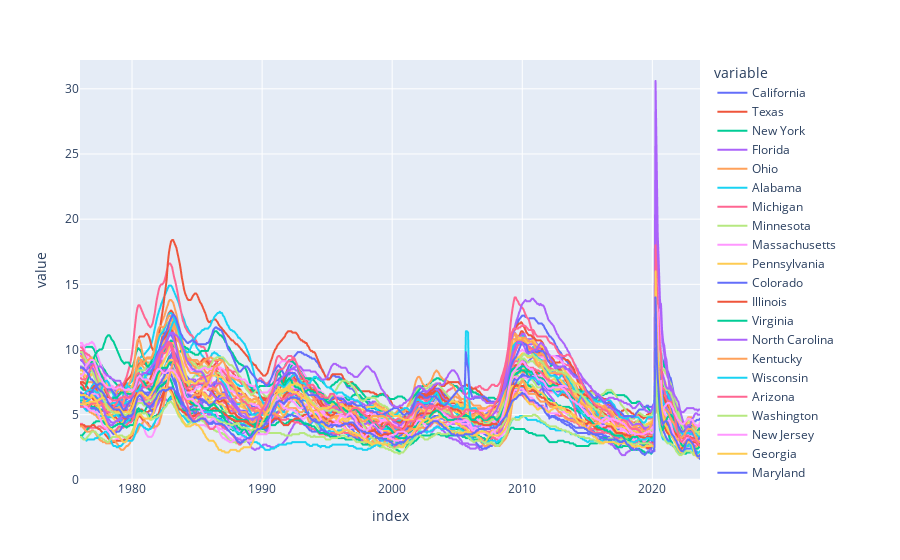

The code cell stored with this chart in its notebook:
### Code cell
px.line(uemp_states)

### Figure 1 — Plotly figure (JSON) as saved in the notebook; plotly's stock layout.template omitted (floating-point values rounded to 4 significant figures; data arrays with more than 128 entries replaced by an {"elided": "..."} marker saying what was removed)
{"data": [{"hovertemplate": "variable=California<br>index=%{x}<br>value=%{y}<extra></extra>", "legendgroup": "California", "line": {"color": "#636efa", "dash": "solid"}, "marker": {"symbol": "circle"}, "mode": "lines", "name": "California", "showlegend": true, "type": "scattergl", "x": {"elided": "573 str values"}, "xaxis": "x", "y": {"elided": "573 float values"}, "yaxis": "y"}, {"hovertemplate": "variable=Texas<br>index=%{x}<br>value=%{y}<extra></extra>", "legendgroup": "Texas", "line": {"color": "#EF553B", "dash": "solid"}, "marker": {"symbol": "circle"}, "mode": "lines", "name": "Texas", "showlegend": true, "type": "scattergl", "x": {"elided": "573 str values"}, "xaxis": "x", "y": {"elided": "573 float values"}, "yaxis": "y"}, {"hovertemplate": "variable=New York<br>index=%{x}<br>value=%{y}<extra></extra>", "legendgroup": "New York", "line": {"color": "#00cc96", "dash": "solid"}, "marker": {"symbol": "circle"}, "mode": "lines", "name": "New York", "showlegend": true, "type": "scattergl", "x": {"elided": "573 str values"}, "xaxis": "x", "y": {"elided": "573 float values"}, "yaxis": "y"}, {"hovertemplate": "variable=Florida<br>index=%{x}<br>value=%{y}<extra></extra>", "legendgroup": "Florida", "line": {"color": "#ab63fa", "dash": "solid"}, "marker": {"symbol": "circle"}, "mode": "lines", "name": "Florida", "showlegend": true, "type": "scattergl", "x": {"elided": "573 str values"}, "xaxis": "x", "y": {"elided": "573 float values"}, "yaxis": "y"}, {"hovertemplate": "variable=Ohio<br>index=%{x}<br>value=%{y}<extra></extra>", "legendgroup": "Ohio", "line": {"color": "#FFA15A", "dash": "solid"}, "marker": {"symbol": "circle"}, "mode": "lines", "name": "Ohio", "showlegend": true, "type": "scattergl", "x": {"elided": "573 str values"}, "xaxis": "x", "y": {"elided": "573 float values"}, "yaxis": "y"}, {"hovertemplate": "variable=Alabama<br>index=%{x}<br>value=%{y}<extra></extra>", "legendgroup": "Alabama", "line": {"color": "#19d3f3", "dash": "solid"}, "marker": {"symbol": "circle"}, "mode": "lines", "name": "Alabama", "showlegend": true, "type": "scattergl", "x": {"elided": "573 str values"}, "xaxis": "x", "y": {"elided": "573 float values"}, "yaxis": "y"}, {"hovertemplate": "variable=Michigan<br>index=%{x}<br>value=%{y}<extra></extra>", "legendgroup": "Michigan", "line": {"color": "#FF6692", "dash": "solid"}, "marker": {"symbol": "circle"}, "mode": "lines", "name": "Michigan", "showlegend": true, "type": "scattergl", "x": {"elided": "573 str values"}, "xaxis": "x", "y": {"elided": "573 float values"}, "yaxis": "y"}, {"hovertemplate": "variable=Minnesota<br>index=%{x}<br>value=%{y}<extra></extra>", "legendgroup": "Minnesota", "line": {"color": "#B6E880", "dash": "solid"}, "marker": {"symbol": "circle"}, "mode": "lines", "name": "Minnesota", "showlegend": true, "type": "scattergl", "x": {"elided": "573 str values"}, "xaxis": "x", "y": {"elided": "573 float values"}, "yaxis": "y"}, {"hovertemplate": "variable=Massachusetts<br>index=%{x}<br>value=%{y}<extra></extra>", "legendgroup": "Massachusetts", "line": {"color": "#FF97FF", "dash": "solid"}, "marker": {"symbol": "circle"}, "mode": "lines", "name": "Massachusetts", "showlegend": true, "type": "scattergl", "x": {"elided": "573 str values"}, "xaxis": "x", "y": {"elided": "573 float values"}, "yaxis": "y"}, {"hovertemplate": "variable=Pennsylvania<br>index=%{x}<br>value=%{y}<extra></extra>", "legendgroup": "Pennsylvania", "line": {"color": "#FECB52", "dash": "solid"}, "marker": {"symbol": "circle"}, "mode": "lines", "name": "Pennsylvania", "showlegend": true, "type": "scattergl", "x": {"elided": "573 str values"}, "xaxis": "x", "y": {"elided": "573 float values"}, "yaxis": "y"}, {"hovertemplate": "variable=Colorado<br>index=%{x}<br>value=%{y}<extra></extra>", "legendgroup": "Colorado", "line": {"color": "#636efa", "dash": "solid"}, "marker": {"symbol": "circle"}, "mode": "lines", "name": "Colorado", "showlegend": true, "type": "scattergl", "x": {"elided": "573 str values"}, "xaxis": "x", "y": {"elided": "573 float values"}, "yaxis": "y"}, {"hovertemplate": "variable=Illinois<br>index=%{x}<br>value=%{y}<extra></extra>", "legendgroup": "Illinois", "line": {"color": "#EF553B", "dash": "solid"}, "marker": {"symbol": "circle"}, "mode": "lines", "name": "Illinois", "showlegend": true, "type": "scattergl", "x": {"elided": "573 str values"}, "xaxis": "x", "y": {"elided": "573 float values"}, "yaxis": "y"}, {"hovertemplate": "variable=Virginia<br>index=%{x}<br>value=%{y}<extra></extra>", "legendgroup": "Virginia", "line": {"color": "#00cc96", "dash": "solid"}, "marker": {"symbol": "circle"}, "mode": "lines", "name": "Virginia", "showlegend": true, "type": "scattergl", "x": {"elided": "573 str values"}, "xaxis": "x", "y": {"elided": "573 float values"}, "yaxis": "y"}, {"hovertemplate": "variable=North Carolina<br>index=%{x}<br>value=%{y}<extra></extra>", "legendgroup": "North Carolina", "line": {"color": "#ab63fa", "dash": "solid"}, "marker": {"symbol": "circle"}, "mode": "lines", "name": "North Carolina", "showlegend": true, "type": "scattergl", "x": {"elided": "573 str values"}, "xaxis": "x", "y": {"elided": "573 float values"}, "yaxis": "y"}, {"hovertemplate": "variable=Kentucky<br>index=%{x}<br>value=%{y}<extra></extra>", "legendgroup": "Kentucky", "line": {"color": "#FFA15A", "dash": "solid"}, "marker": {"symbol": "circle"}, "mode": "lines", "name": "Kentucky", "showlegend": true, "type": "scattergl", "x": {"elided": "573 str values"}, "xaxis": "x", "y": {"elided": "573 float values"}, "yaxis": "y"}, {"hovertemplate": "variable=Wisconsin<br>index=%{x}<br>value=%{y}<extra></extra>", "legendgroup": "Wisconsin", "line": {"color": "#19d3f3", "dash": "solid"}, "marker": {"symbol": "circle"}, "mode": "lines", "name": "Wisconsin", "showlegend": true, "type": "scattergl", "x": {"elided": "573 str values"}, "xaxis": "x", "y": {"elided": "573 float values"}, "yaxis": "y"}, {"hovertemplate": "variable=Arizona<br>index=%{x}<br>value=%{y}<extra></extra>", "legendgroup": "Arizona", "line": {"color": "#FF6692", "dash": "solid"}, "marker": {"symbol": "circle"}, "mode": "lines", "name": "Arizona", "showlegend": true, "type": "scattergl", "x": {"elided": "573 str values"}, "xaxis": "x", "y": {"elided": "573 float values"}, "yaxis": "y"}, {"hovertemplate": "variable=Washington<br>index=%{x}<br>value=%{y}<extra></extra>", "legendgroup": "Washington", "line": {"color": "#B6E880", "dash": "solid"}, "marker": {"symbol": "circle"}, "mode": "lines", "name": "Washington", "showlegend": true, "type": "scattergl", "x": {"elided": "573 str values"}, "xaxis": "x", "y": {"elided": "573 float values"}, "yaxis": "y"}, {"hovertemplate": "variable=New Jersey<br>index=%{x}<br>value=%{y}<extra></extra>", "legendgroup": "New Jersey", "line": {"color": "#FF97FF", "dash": "solid"}, "marker": {"symbol": "circle"}, "mode": "lines", "name": "New Jersey", "showlegend": true, "type": "scattergl", "x": {"elided": "573 str values"}, "xaxis": "x", "y": {"elided": "573 float values"}, "yaxis": "y"}, {"hovertemplate": "variable=Georgia<br>index=%{x}<br>value=%{y}<extra></extra>", "legendgroup": "Georgia", "line": {"color": "#FECB52", "dash": "solid"}, "marker": {"symbol": "circle"}, "mode": "lines", "name": "Georgia", "showlegend": true, "type": "scattergl", "x": {"elided": "573 str values"}, "xaxis": "x", "y": {"elided": "573 float values"}, "yaxis": "y"}, {"hovertemplate": "variable=Maryland<br>index=%{x}<br>value=%{y}<extra></extra>", "legendgroup": "Maryland", "line": {"color": "#636efa", "dash": "solid"}, "marker": {"symbol": "circle"}, "mode": "lines", "name": "Maryland", "showlegend": true, "type": "scattergl", "x": {"elided": "573 str values"}, "xaxis": "x", "y": {"elided": "573 float values"}, "yaxis": "y"}, {"hovertemplate": "variable=West Virginia<br>index=%{x}<br>value=%{y}<extra></extra>", "legendgroup": "West Virginia", "line": {"color": "#EF553B", "dash": "solid"}, "marker": {"symbol": "circle"}, "mode": "lines", "name": "West Virginia", "showlegend": true, "type": "scattergl", "x": {"elided": "573 str values"}, "xaxis": "x", "y": {"elided": "573 float values"}, "yaxis": "y"}, {"hovertemplate": "variable=Alaska<br>index=%{x}<br>value=%{y}<extra></extra>", "legendgroup": "Alaska", "line": {"color": "#00cc96", "dash": "solid"}, "marker": {"symbol": "circle"}, "mode": "lines", "name": "Alaska", "showlegend": true, "type": "scattergl", "x": {"elided": "573 str values"}, "xaxis": "x", "y": {"elided": "573 float values"}, "yaxis": "y"}, {"hovertemplate": "variable=Hawaii<br>index=%{x}<br>value=%{y}<extra></extra>", "legendgroup": "Hawaii", "line": {"color": "#ab63fa", "dash": "solid"}, "marker": {"symbol": "circle"}, "mode": "lines", "name": "Hawaii", "showlegend": true, "type": "scattergl", "x": {"elided": "573 str values"}, "xaxis": "x", "y": {"elided": "573 float values"}, "yaxis": "y"}, {"hovertemplate": "variable=Oregon<br>index=%{x}<br>value=%{y}<extra></extra>", "legendgroup": "Oregon", "line": {"color": "#FFA15A", "dash": "solid"}, "marker": {"symbol": "circle"}, "mode": "lines", "name": "Oregon", "showlegend": true, "type": "scattergl", "x": {"elided": "573 str values"}, "xaxis": "x", "y": {"elided": "573 float values"}, "yaxis": "y"}, {"hovertemplate": "variable=Tennessee<br>index=%{x}<br>value=%{y}<extra></extra>", "legendgroup": "Tennessee", "line": {"color": "#19d3f3", "dash": "solid"}, "marker": {"symbol": "circle"}, "mode": "lines", "name": "Tennessee", "showlegend": true, "type": "scattergl", "x": {"elided": "573 str values"}, "xaxis": "x", "y": {"elided": "573 float values"}, "yaxis": "y"}, {"hovertemplate": "variable=Iowa<br>index=%{x}<br>value=%{y}<extra></extra>", "legendgroup": "Iowa", "line": {"color": "#FF6692", "dash": "solid"}, "marker": {"symbol": "circle"}, "mode": "lines", "name": "Iowa", "showlegend": true, "type": "scattergl", "x": {"elided": "573 str values"}, "xaxis": "x", "y": {"elided": "573 float values"}, "yaxis": "y"}, {"hovertemplate": "variable=New Mexico<br>index=%{x}<br>value=%{y}<extra></extra>", "legendgroup": "New Mexico", "line": {"color": "#B6E880", "dash": "solid"}, "marker": {"symbol": "circle"}, "mode": "lines", "name": "New Mexico", "showlegend": true, "type": "scattergl", "x": {"elided": "573 str values"}, "xaxis": "x", "y": {"elided": "573 float values"}, "yaxis": "y"}, {"hovertemplate": "variable=Arkansas<br>index=%{x}<br>value=%{y}<extra></extra>", "legendgroup": "Arkansas", "line": {"color": "#FF97FF", "dash": "solid"}, "marker": {"symbol": "circle"}, "mode": "lines", "name": "Arkansas", "showlegend": true, "type": "scattergl", "x": {"elided": "573 str values"}, "xaxis": "x", "y": {"elided": "573 float values"}, "yaxis": "y"}, {"hovertemplate": "variable=Missouri<br>index=%{x}<br>value=%{y}<extra></extra>", "legendgroup": "Missouri", "line": {"color": "#FECB52", "dash": "solid"}, "marker": {"symbol": "circle"}, "mode": "lines", "name": "Missouri", "showlegend": true, "type": "scattergl", "x": {"elided": "573 str values"}, "xaxis": "x", "y": {"elided": "573 float values"}, "yaxis": "y"}, {"hovertemplate": "variable=Utah<br>index=%{x}<br>value=%{y}<extra></extra>", "legendgroup": "Utah", "line": {"color": "#636efa", "dash": "solid"}, "marker": {"symbol": "circle"}, "mode": "lines", "name": "Utah", "showlegend": true, "type": "scattergl", "x": {"elided": "573 str values"}, "xaxis": "x", "y": {"elided": "573 float values"}, "yaxis": "y"}, {"hovertemplate": "variable=South Carolina<br>index=%{x}<br>value=%{y}<extra></extra>", "legendgroup": "South Carolina", "line": {"color": "#EF553B", "dash": "solid"}, "marker": {"symbol": "circle"}, "mode": "lines", "name": "South Carolina", "showlegend": true, "type": "scattergl", "x": {"elided": "573 str values"}, "xaxis": "x", "y": {"elided": "573 float values"}, "yaxis": "y"}, {"hovertemplate": "variable=North Dakota<br>index=%{x}<br>value=%{y}<extra></extra>", "legendgroup": "North Dakota", "line": {"color": "#00cc96", "dash": "solid"}, "marker": {"symbol": "circle"}, "mode": "lines", "name": "North Dakota", "showlegend": true, "type": "scattergl", "x": {"elided": "573 str values"}, "xaxis": "x", "y": {"elided": "573 float values"}, "yaxis": "y"}, {"hovertemplate": "variable=Nevada<br>index=%{x}<br>value=%{y}<extra></extra>", "legendgroup": "Nevada", "line": {"color": "#ab63fa", "dash": "solid"}, "marker": {"symbol": "circle"}, "mode": "lines", "name": "Nevada", "showlegend": true, "type": "scattergl", "x": {"elided": "573 str values"}, "xaxis": "x", "y": {"elided": "573 float values"}, "yaxis": "y"}, {"hovertemplate": "variable=Indiana<br>index=%{x}<br>value=%{y}<extra></extra>", "legendgroup": "Indiana", "line": {"color": "#FFA15A", "dash": "solid"}, "marker": {"symbol": "circle"}, "mode": "lines", "name": "Indiana", "showlegend": true, "type": "scattergl", "x": {"elided": "573 str values"}, "xaxis": "x", "y": {"elided": "573 float values"}, "yaxis": "y"}, {"hovertemplate": "variable=Louisiana<br>index=%{x}<br>value=%{y}<extra></extra>", "legendgroup": "Louisiana", "line": {"color": "#19d3f3", "dash": "solid"}, "marker": {"symbol": "circle"}, "mode": "lines", "name": "Louisiana", "showlegend": true, "type": "scattergl", "x": {"elided": "573 str values"}, "xaxis": "x", "y": {"elided": "573 float values"}, "yaxis": "y"}, {"hovertemplate": "variable=Idaho<br>index=%{x}<br>value=%{y}<extra></extra>", "legendgroup": "Idaho", "line": {"color": "#FF6692", "dash": "solid"}, "marker": {"symbol": "circle"}, "mode": "lines", "name": "Idaho", "showlegend": true, "type": "scattergl", "x": {"elided": "573 str values"}, "xaxis": "x", "y": {"elided": "573 float values"}, "yaxis": "y"}, {"hovertemplate": "variable=Connecticut<br>index=%{x}<br>value=%{y}<extra></extra>", "legendgroup": "Connecticut", "line": {"color": "#B6E880", "dash": "solid"}, "marker": {"symbol": "circle"}, "mode": "lines", "name": "Connecticut", "showlegend": true, "type": "scattergl", "x": {"elided": "573 str values"}, "xaxis": "x", "y": {"elided": "573 float values"}, "yaxis": "y"}, {"hovertemplate": "variable=Oklahoma<br>index=%{x}<br>value=%{y}<extra></extra>", "legendgroup": "Oklahoma", "line": {"color": "#FF97FF", "dash": "solid"}, "marker": {"symbol": "circle"}, "mode": "lines", "name": "Oklahoma", "showlegend": true, "type": "scattergl", "x": {"elided": "573 str values"}, "xaxis": "x", "y": {"elided": "573 float values"}, "yaxis": "y"}, {"hovertemplate": "variable=Montana<br>index=%{x}<br>value=%{y}<extra></extra>", "legendgroup": "Montana", "line": {"color": "#FECB52", "dash": "solid"}, "marker": {"symbol": "circle"}, "mode": "lines", "name": "Montana", "showlegend": true, "type": "scattergl", "x": {"elided": "573 str values"}, "xaxis": "x", "y": {"elided": "573 float values"}, "yaxis": "y"}, {"hovertemplate": "variable=Mississippi<br>index=%{x}<br>value=%{y}<extra></extra>", "legendgroup": "Mississippi", "line": {"color": "#636efa", "dash": "solid"}, "marker": {"symbol": "circle"}, "mode": "lines", "name": "Mississippi", "showlegend": true, "type": "scattergl", "x": {"elided": "573 str values"}, "xaxis": "x", "y": {"elided": "573 float values"}, "yaxis": "y"}, {"hovertemplate": "variable=Kansas<br>index=%{x}<br>value=%{y}<extra></extra>", "legendgroup": "Kansas", "line": {"color": "#EF553B", "dash": "solid"}, "marker": {"symbol": "circle"}, "mode": "lines", "name": "Kansas", "showlegend": true, "type": "scattergl", "x": {"elided": "573 str values"}, "xaxis": "x", "y": {"elided": "573 float values"}, "yaxis": "y"}, {"hovertemplate": "variable=Maine<br>index=%{x}<br>value=%{y}<extra></extra>", "legendgroup": "Maine", "line": {"color": "#00cc96", "dash": "solid"}, "marker": {"symbol": "circle"}, "mode": "lines", "name": "Maine", "showlegend": true, "type": "scattergl", "x": {"elided": "573 str values"}, "xaxis": "x", "y": {"elided": "573 float values"}, "yaxis": "y"}, {"hovertemplate": "variable=the District of Columbia<br>index=%{x}<br>value=%{y}<extra></extra>", "legendgroup": "the District of Columbia", "line": {"color": "#ab63fa", "dash": "solid"}, "marker": {"symbol": "circle"}, "mode": "lines", "name": "the District of Columbia", "showlegend": true, "type": "scattergl", "x": {"elided": "573 str values"}, "xaxis": "x", "y": {"elided": "573 float values"}, "yaxis": "y"}, {"hovertemplate": "variable=Wyoming<br>index=%{x}<br>value=%{y}<extra></extra>", "legendgroup": "Wyoming", "line": {"color": "#FFA15A", "dash": "solid"}, "marker": {"symbol": "circle"}, "mode": "lines", "name": "Wyoming", "showlegend": true, "type": "scattergl", "x": {"elided": "573 str values"}, "xaxis": "x", "y": {"elided": "573 float values"}, "yaxis": "y"}, {"hovertemplate": "variable=Nebraska<br>index=%{x}<br>value=%{y}<extra></extra>", "legendgroup": "Nebraska", "line": {"color": "#19d3f3", "dash": "solid"}, "marker": {"symbol": "circle"}, "mode": "lines", "name": "Nebraska", "showlegend": true, "type": "scattergl", "x": {"elided": "573 str values"}, "xaxis": "x", "y": {"elided": "573 float values"}, "yaxis": "y"}, {"hovertemplate": "variable=Rhode Island<br>index=%{x}<br>value=%{y}<extra></extra>", "legendgroup": "Rhode Island", "line": {"color": "#FF6692", "dash": "solid"}, "marker": {"symbol": "circle"}, "mode": "lines", "name": "Rhode Island", "showlegend": true, "type": "scattergl", "x": {"elided": "573 str values"}, "xaxis": "x", "y": {"elided": "573 float values"}, "yaxis": "y"}, {"hovertemplate": "variable=South Dakota<br>index=%{x}<br>value=%{y}<extra></extra>", "legendgroup": "South Dakota", "line": {"color": "#B6E880", "dash": "solid"}, "marker": {"symbol": "circle"}, "mode": "lines", "name": "South Dakota", "showlegend": true, "type": "scattergl", "x": {"elided": "573 str values"}, "xaxis": "x", "y": {"elided": "573 float values"}, "yaxis": "y"}, {"hovertemplate": "variable=Delaware<br>index=%{x}<br>value=%{y}<extra></extra>", "legendgroup": "Delaware", "line": {"color": "#FF97FF", "dash": "solid"}, "marker": {"symbol": "circle"}, "mode": "lines", "name": "Delaware", "showlegend": true, "type": "scattergl", "x": {"elided": "573 str values"}, "xaxis": "x", "y": {"elided": "573 float values"}, "yaxis": "y"}, {"hovertemplate": "variable=New Hampshire<br>index=%{x}<br>value=%{y}<extra></extra>", "legendgroup": "New Hampshire", "line": {"color": "#FECB52", "dash": "solid"}, "marker": {"symbol": "circle"}, "mode": "lines", "name": "New Hampshire", "showlegend": true, "type": "scattergl", "x": {"elided": "573 str values"}, "xaxis": "x", "y": {"elided": "573 float values"}, "yaxis": "y"}, {"hovertemplate": "variable=Vermont<br>index=%{x}<br>value=%{y}<extra></extra>", "legendgroup": "Vermont", "line": {"color": "#636efa", "dash": "solid"}, "marker": {"symbol": "circle"}, "mode": "lines", "name": "Vermont", "showlegend": true, "type": "scattergl", "x": {"elided": "573 str values"}, "xaxis": "x", "y": {"elided": "573 float values"}, "yaxis": "y"}], "layout": {"legend": {"title": {"text": "variable"}, "tracegroupgap": 0}, "margin": {"t": 60}, "xaxis": {"anchor": "y", "domain": [0, 1], "title": {"text": "index"}}, "yaxis": {"anchor": "x", "domain": [0, 1], "title": {"text": "value"}}}}
